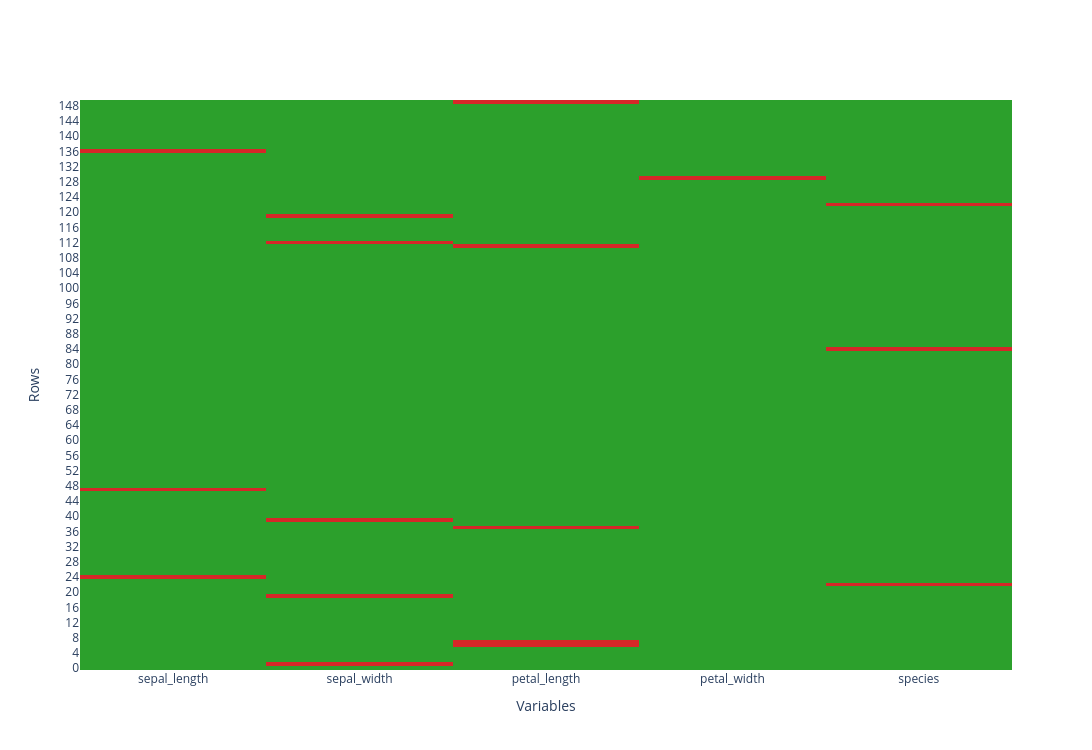
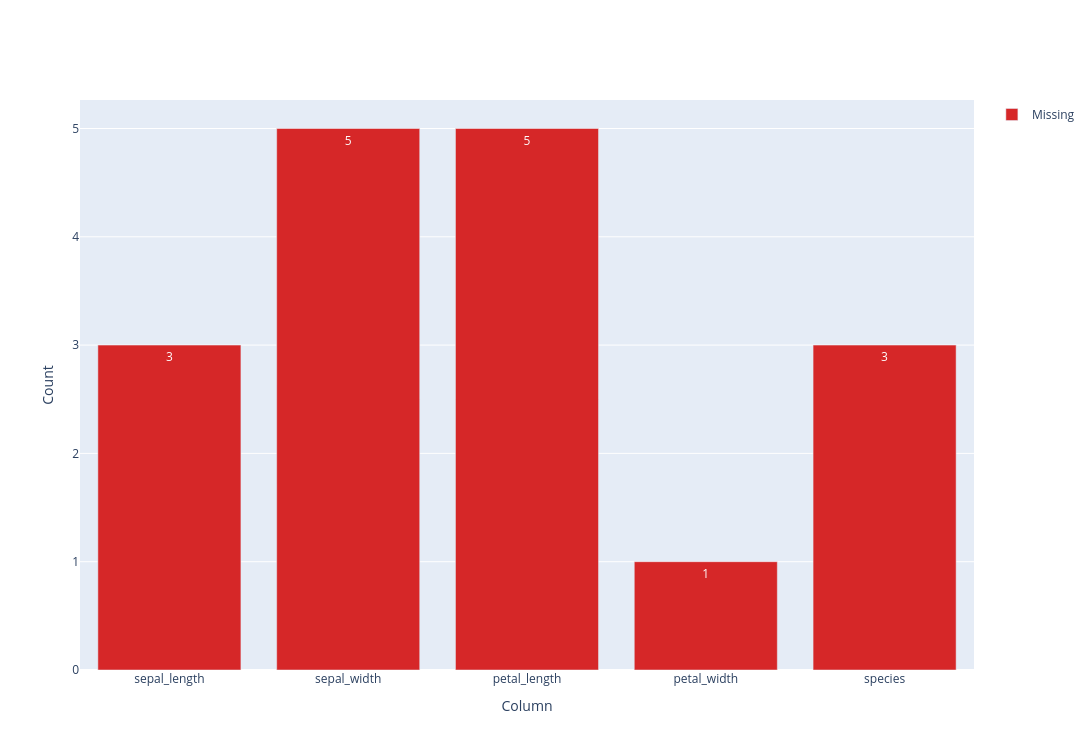
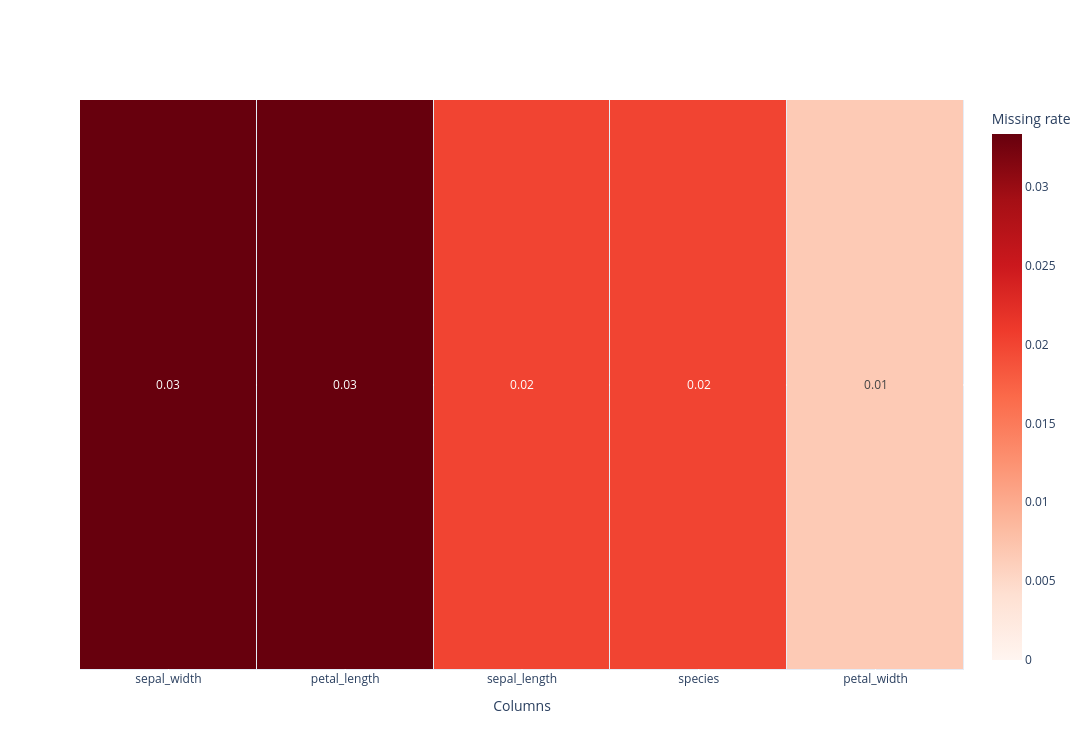
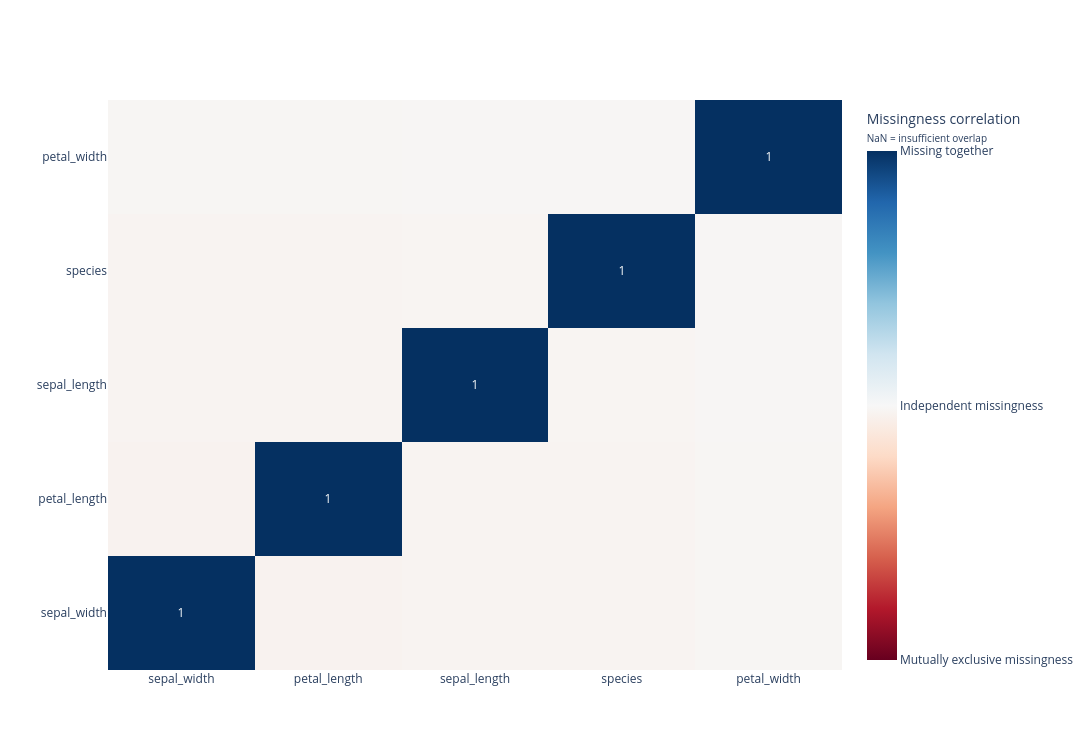

Notebook code for these charts, in order:
### Code cell
# All plots from MissingData
md.heatmap().show()
md.missing_count_barchart().show()
md.column_missing_rate_heatmap().show()
md.missingness_correlation_heatmap().show()
md.pattern_barchart().show()
md.scatterplot(x="sepal_length", y="sepal_width").show()

### Figure 1 — Plotly figure (JSON) as saved in the notebook; plotly's stock layout.template omitted (floating-point values rounded to 4 significant figures; data arrays with more than 128 entries replaced by an {"elided": "..."} marker saying what was removed)
{"data": [{"colorscale": [[0, "#d62728"], [1, "#2ca02c"]], "customdata": {"elided": "150x5 str values"}, "hovertemplate": "<b>Row</b>: %{y}<br><b>Column</b>: %{customdata}<br><b>Status</b>: %{text}<extra></extra>", "showscale": false, "text": {"elided": "150x5 str values"}, "type": "heatmap", "x": [0, 1, 2, 3, 4], "xgap": 0, "y": {"elided": "150 str values"}, "ygap": 0, "z": {"elided": "150x5 int values"}, "zmax": 1, "zmin": 0}], "layout": {"font": {}, "height": 750, "legend": {"title": {}}, "showlegend": true, "title": {}, "width": 1500, "xaxis": {"tickmode": "array", "ticktext": ["sepal_length", "sepal_width", "petal_length", "petal_width", "species"], "tickvals": [0, 1, 2, 3, 4], "title": {"text": "Variables"}}, "yaxis": {"title": {"text": "Rows"}}}}

### Figure 2 — Plotly figure (JSON) as saved in the notebook; plotly's stock layout.template omitted (floating-point values rounded to 4 significant figures)
{"data": [{"marker": {"color": "#d62728"}, "name": "Missing", "text": ["3", "5", "5", "1", "3"], "textposition": "auto", "type": "bar", "x": ["sepal_length", "sepal_width", "petal_length", "petal_width", "species"], "y": [3, 5, 5, 1, 3]}], "layout": {"font": {}, "height": 750, "legend": {"title": {}}, "showlegend": true, "title": {}, "width": 1500, "xaxis": {"title": {"text": "Column"}}, "yaxis": {"title": {"text": "Count"}}}}

### Figure 3 — Plotly figure (JSON) as saved in the notebook; plotly's stock layout.template omitted (floating-point values rounded to 4 significant figures)
{"data": [{"colorbar": {"title": {"text": "Missing rate"}}, "colorscale": [[0, "rgb(255,245,240)"], [0.125, "rgb(254,224,210)"], [0.25, "rgb(252,187,161)"], [0.375, "rgb(252,146,114)"], [0.5, "rgb(251,106,74)"], [0.625, "rgb(239,59,44)"], [0.75, "rgb(203,24,29)"], [0.875, "rgb(165,15,21)"], [1, "rgb(103,0,13)"]], "customdata": [[["sepal_width", "0.03"], ["petal_length", "0.03"], ["sepal_length", "0.02"], ["species", "0.02"], ["petal_width", "0.01"]]], "hovertemplate": "%{hovertext}<extra></extra>", "hovertext": [["<b>Column</b>: sepal_width<br><b>Missing rate</b>: 0.03", "<b>Column</b>: petal_length<br><b>Missing rate</b>: 0.03", "<b>Column</b>: sepal_length<br><b>Missing rate</b>: 0.02", "<b>Column</b>: species<br><b>Missing rate</b>: 0.02", "<b>Column</b>: petal_width<br><b>Missing rate</b>: 0.01"]], "showscale": true, "text": [["0.03", "0.03", "0.02", "0.02", "0.01"]], "texttemplate": "%{text}", "type": "heatmap", "x": ["sepal_width", "petal_length", "sepal_length", "species", "petal_width"], "xgap": 1, "y": ["Missing rate"], "ygap": 1, "z": [[0.03333, 0.03333, 0.02, 0.02, 0.006667]], "zmax": 0.03333, "zmin": 0}], "layout": {"font": {}, "height": 750, "legend": {"title": {}}, "showlegend": true, "title": {}, "width": 1500, "xaxis": {"title": {"text": "Columns"}}, "yaxis": {"showticklabels": false}}}

### Figure 4 — Plotly figure (JSON) as saved in the notebook; plotly's stock layout.template omitted (floating-point values rounded to 4 significant figures)
{"data": [{"colorbar": {"tickmode": "array", "ticktext": ["Mutually exclusive missingness", "Independent missingness", "Missing together"], "tickvals": [-1, 0, 1], "title": {"text": "Missingness correlation<br><span style='font-size:10px'>NaN = insufficient overlap</span>"}}, "colorscale": [[0, "rgb(103,0,31)"], [0.1, "rgb(178,24,43)"], [0.2, "rgb(214,96,77)"], [0.3, "rgb(244,165,130)"], [0.4, "rgb(253,219,199)"], [0.5, "rgb(247,247,247)"], [0.6, "rgb(209,229,240)"], [0.7, "rgb(146,197,222)"], [0.8, "rgb(67,147,195)"], [0.9, "rgb(33,102,172)"], [1, "rgb(5,48,97)"]], "hoverongaps": false, "hovertemplate": "<b>%{y}</b> vs <b>%{x}</b><br>Correlation: %{z:.1f}<extra></extra>", "text": [[1, "", "", "", ""], ["", 1, "", "", ""], ["", "", 1, "", ""], ["", "", "", 1, ""], ["", "", "", "", 1]], "texttemplate": "%{text}", "type": "heatmap", "x": ["sepal_width", "petal_length", "sepal_length", "species", "petal_width"], "y": ["sepal_width", "petal_length", "sepal_length", "species", "petal_width"], "z": [[1.0, -0.03448, -0.02653, -0.02653, -0.01521], [-0.03448, 1.0, -0.02653, -0.02653, -0.01521], [-0.02653, -0.02653, 1.0, -0.02041, -0.0117], [-0.02653, -0.02653, -0.02041, 1.0, -0.0117], [-0.01521, -0.01521, -0.0117, -0.0117, 1.0]], "zmax": 1, "zmid": 0, "zmin": -1}], "layout": {"font": {}, "height": 750, "legend": {"title": {}}, "showlegend": true, "title": {}, "width": 1500, "xaxis": {"title": {"text": ""}}, "yaxis": {"title": {"text": ""}}}}
